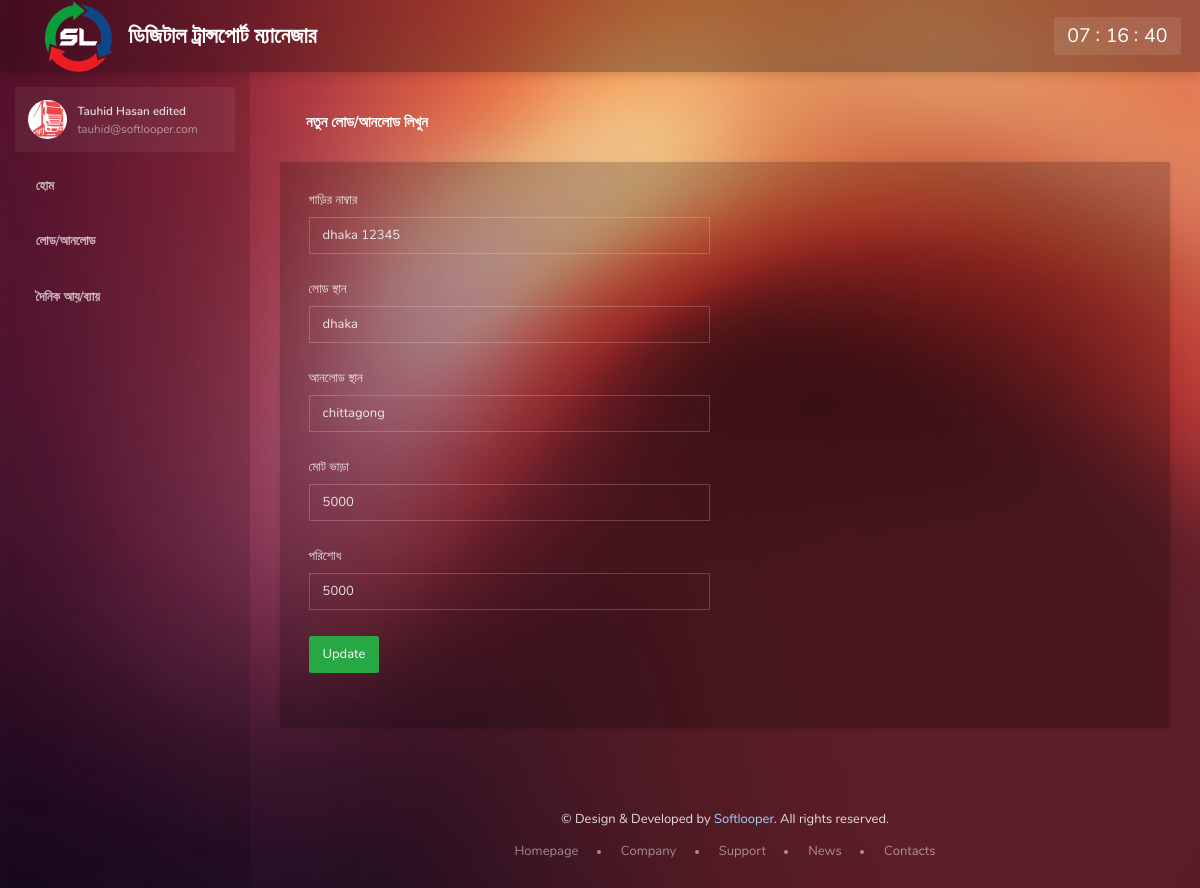
Screenshot of /update-due-fare.php?id=1 (signed in) with the database file from the repository.
### tables this page shows
CREATE TABLE `user` (
  `u_id` int(11) NOT NULL,
  `name` varchar(100) NOT NULL,
  `mobile` int(15) NOT NULL,
  `email` varchar(100) NOT NULL,
  `password` varchar(100) NOT NULL,
  `address` longtext NOT NULL,
  `picture` varchar(100) NOT NULL
);

CREATE TABLE `load_unload` (
  `lu_id` int(11) NOT NULL,
  `car_number` varchar(100) NOT NULL,
  `load_l` mediumtext NOT NULL,
  `unload_l` mediumtext NOT NULL,
  `event_date` varchar(25) NOT NULL,
  `total_fare` int(11) NOT NULL,
  `paid_fare` int(11) NOT NULL,
  `due_fare` int(11) NOT NULL,
  `u_id` int(11) NOT NULL
);

### includes/security.php (called while the page is built, shortened)
<?php
if (empty($_SESSION['user_pass'])) {
	echo "<script> location = 'login.php' </script>";
}else{
	$USERID = $_SESSION['user_id'];
}
?>

### update-due-fare.php (the view, shortened to what this page needs)
<?php
require "includes/security.php";
require "includes/db.php";
if (empty($_GET['id'])) {
    echo "<script> alert('Please select a item first.!!') </script>";
    echo "<script> location = 'load-unload-history.php' </script>";
}else{
    $lu_id = mysqli_escape_string($con, $_GET['id']);
    $sql = mysqli_query($con, "SELECT * FROM load_unload WHERE lu_id = '$lu_id' ");
    $row = mysqli_fetch_assoc($sql);
}
    require "includes/head.php" ;
?>
    <body data-sa-theme="1">
        <main class="main">
            <?php require "includes/topbar.php"; ?>
            <?php require "includes/sidebar.php"; ?>
            <section class="content">
                <div class="content__inner">
                    <header class="content__title">
                        <h1>নতুন লোড/আনলোড লিখুন</h1>
                    </header>
                    <div class="card">
                        <div class="card-body">
                            <form action="#" method="post" class="row">
                                <div class="col-md-6">
                                    <div class="form-group">
                                        <label>গাড়ির নাম্বার</label>
                                        <input name="car_number" type="text" class="form-control" value="<?= $row['car_number'] ?>" disabled>
                                    </div>
                                    <div class="form-group">
                                        <label>লোড স্থান</label>
                                        <input name="load_l" type="text" class="form-control" value="<?= $row['load_l'] ?>" disabled>
                                    </div>
                                    <div class="form-group">
                                        <label>আনলোড স্থান</label>
                                        <input name="unload_l" type="text" class="form-control" value="<?= $row['unload_l'] ?>" disabled>
                                    </div>
                                    <div class="form-group">
                                        <label>মোট ভাড়া</label>
                                        <input name="total_fare" type="number" class="form-control" value="<?= $row['total_fare'] ?>" disabled>
                                    </div>
                                    <div class="form-group">
                                        <label>পরিশোধ</label>
                                        <input name="paid_fare" type="number" class="form-control" value="<?= $row['paid_fare'] ?>" requried>
                                    </div>
                                    <div class="form-group">
                                        <input name="update" type="submit" value="Update" class="btn btn-success">
                                    </div>
                                </div>
                            </form>
                        </div>
                    </div>
                </div>
                <?php require "includes/footer.php"; ?>
            </section>
        </main>
    </body>
</html>

### includes/sidebar.php (shortened to what this page needs)
<aside class="sidebar ">
    <div class="scrollbar">
        <div class="user">
            <div class="user__info" data-toggle="dropdown">
    <?php
        $userDataSql = mysqli_query($con, "SELECT * FROM user WHERE u_id = '$USERID' ");
        $userRow = mysqli_fetch_assoc($userDataSql);
        $userPic = $userRow['picture'];
        if (empty($userPic)) {
    ?>
                <img class="user__img" src="demo/img/profile-pics/2.jpg" alt="">
    <?php }else{ ?>
                <img class="user__img" src="upload/user_pictures/<?php echo $userPic ;?>" alt="">
    <?php } ?>
                <div>
                    <div class="user__name"><?php echo $userRow['name'] ;?></div>
                    <div class="user__email"><?php echo $userRow['email'] ;?></div>
                </div>
            </div>
        </div>
        <ul class="navigation">
            <li><a href="index.php"><i class="zwicon-home"></i>হোম</a></li>
            <li class="navigation__sub">
                <a href="#"><i class="zwicon-note"></i>লোড/আনলোড</a>
            </li>
            <li class="navigation__sub">
                <a href="#"><i class="zwicon-coin"></i>দৈনিক আয়/ব্যায়</a>
            </li>
        </ul>
    </div>
</aside>

### rows the page displays
user: picture (picture), name "Tauhid Hasan edited", email "tauhid@softlooper.com"
load_unload: car_number "dhaka 12345", load_l "dhaka", unload_l "chittagong", total_fare "5000", paid_fare "5000"
